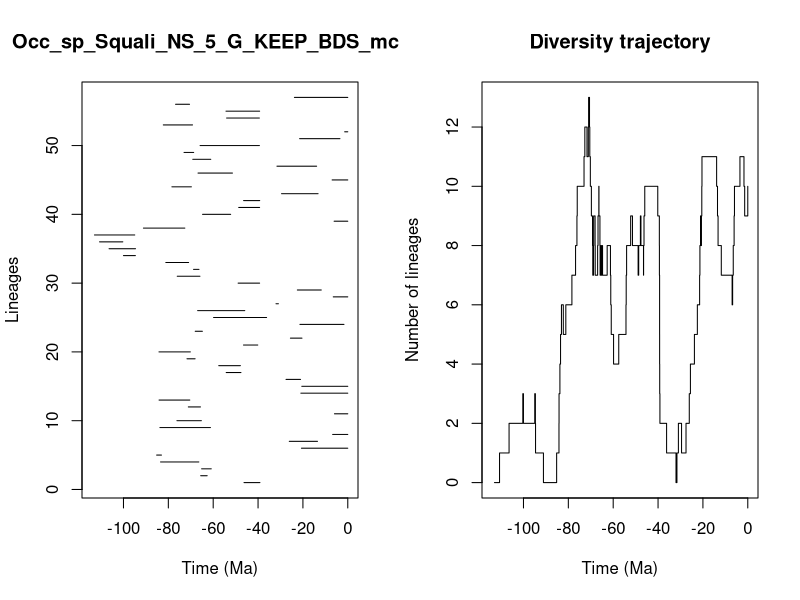

Recreate this plot in R.


pdf(file='../Results/Species_NS/5_MA_bins_EP_FT/pyrate_mcmc_logs/Occ_sp_Squali_NS_5_G_KEEP_BDS_mcmc_LTT.pdf',width=0.6*20, height=0.6*10)
title = "Occ_sp_Squali_NS_5_G_KEEP_BDS_mcmc"
ts=c(46.26169013399121, 65.57564098298802,65.15952653192119,83.47164577665497,85.21442019389751,20.65571366489772,26.08104145975575,6.74766717334386,83.75736252724201,76.16537261224339,5.934786705797683,71.08880916321647,84.13994913003572,20.918947557534466,20.497073076032702,27.532832610113182,54.20321641203082,57.52379448599802,71.68636922226497,84.17274065113249,46.48954064227086,25.574223097019104,68.01443812874204,21.338167677883963,59.83425901278088,66.93890653340948,31.99739983303151,6.477562060730209,22.481016098847157,48.88780400044451,76.03126169523323,68.75536718684874,81.11986045413185,100.00671399773576,106.42176350653459,110.67008010112268,112.93126736515823,91.10050829936218,6.091656550274124,64.74078732328442,48.627635369237154,46.44615038361977,29.525046757012035,78.40885807899679,6.981956460330549,66.76466903486507,31.578419419811908,69.1046674679079,73.00152463586211,65.84003272545165,21.468262864258794,1.3812715551525054,82.23967276806198,54.02060972855047,54.29792204021458,76.77582631130464,23.792815377417703)
te=c(39.16784658756735, 62.68660096321621,60.8660543873298,66.40821157270867,83.06651884735358,0.0,13.498140290344542,0.0,61.22494987822269,65.27237714741364,0.0,65.65970539371088,70.43010287010814,0.0,0.0,21.06791761134212,47.62775101236778,47.87759383996675,68.06688547284865,70.18924525715533,40.12997876245616,20.421053187046844,64.81561827066062,1.6956829668281261,36.194463788438746,45.92540412650234,30.934652546581507,0.0,11.808256751226445,39.30637593521688,65.91236487535609,66.34149776084502,70.96096769313539,94.6840525705157,94.61803040953762,100.2956769389696,94.97375197011064,72.64282923160829,0.0,52.217591174285346,39.308806331930526,39.261884602137656,13.24403841562348,69.72666769616124,0.0,51.406116574604475,13.88862734512922,61.08306016442841,68.70206850826311,39.399664685406016,3.49298922935796,0.0,69.21684668099256,39.42509336860318,39.29776581288722,70.55843784645549,0.0)
div_traj=c(0, 1,2,3,2,3,2,1,0,1,2,3,4,5,6,5,6,7,8,9,10,11,12,11,12,13,12,11,10,9,8,7,8,9,8,7,8,9,10,9,8,7,8,7,8,7,8,7,8,7,6,5,4,5,6,7,8,9,8,7,8,9,8,7,8,9,10,9,8,7,6,5,4,3,2,1,0,1,2,1,2,3,4,5,6,7,8,9,8,9,10,11,10,9,8,7,6,7,8,9,10,11,10,9,10)
time_events=c(112.93126736515823, 110.67008010112268,106.42176350653459,100.2956769389696,100.00671399773576,94.97375197011064,94.6840525705157,94.61803040953762,91.10050829936218,85.21442019389751,84.17274065113249,84.13994913003572,83.75736252724201,83.47164577665497,83.06651884735358,82.23967276806198,81.11986045413185,78.40885807899679,76.77582631130464,76.16537261224339,76.03126169523323,73.00152463586211,72.64282923160829,71.68636922226497,71.08880916321647,70.96096769313539,70.55843784645549,70.43010287010814,70.18924525715533,69.72666769616124,69.21684668099256,69.1046674679079,68.75536718684874,68.70206850826311,68.06688547284865,68.01443812874204,66.93890653340948,66.76466903486507,66.40821157270867,66.34149776084502,65.91236487535609,65.84003272545165,65.65970539371088,65.57564098298802,65.27237714741364,65.15952653192119,64.81561827066062,64.74078732328442,62.68660096321621,61.22494987822269,61.08306016442841,60.8660543873298,59.83425901278088,57.52379448599802,54.29792204021458,54.20321641203082,54.02060972855047,52.217591174285346,51.406116574604475,48.88780400044451,48.627635369237154,47.87759383996675,47.62775101236778,46.48954064227086,46.44615038361977,46.26169013399121,45.92540412650234,40.12997876245616,39.42509336860318,39.399664685406016,39.308806331930526,39.30637593521688,39.29776581288722,39.261884602137656,39.16784658756735,36.194463788438746,31.99739983303151,31.578419419811908,30.934652546581507,29.525046757012035,27.532832610113182,26.08104145975575,25.574223097019104,23.792815377417703,22.481016098847157,21.468262864258794,21.338167677883963,21.06791761134212,20.918947557534466,20.65571366489772,20.497073076032702,20.421053187046844,13.88862734512922,13.498140290344542,13.24403841562348,11.808256751226445,6.981956460330549,6.74766717334386,6.477562060730209,6.091656550274124,5.934786705797683,3.49298922935796,1.6956829668281261,1.3812715551525054,0.0)
                par(mfrow=c(1,2))
                L = length(ts)
                plot(ts, 1:L , xlim=c(-max(ts)-1,0), pch=20, type="n", main=title,xlab="Time (Ma)",ylab="Lineages")
                for (i in 1:L){segments(x0=-te[i],y0=i,x1=-ts[i],y1=i)}    
                t = -time_events
                plot(div_traj ~ t,type="s", main = "Diversity trajectory",xlab="Time (Ma)",ylab="Number of lineages",xlim=c(-max(ts)-1,0))
                abline(v=c(65,200,251,367,445),lty=2,col="gray")
                
